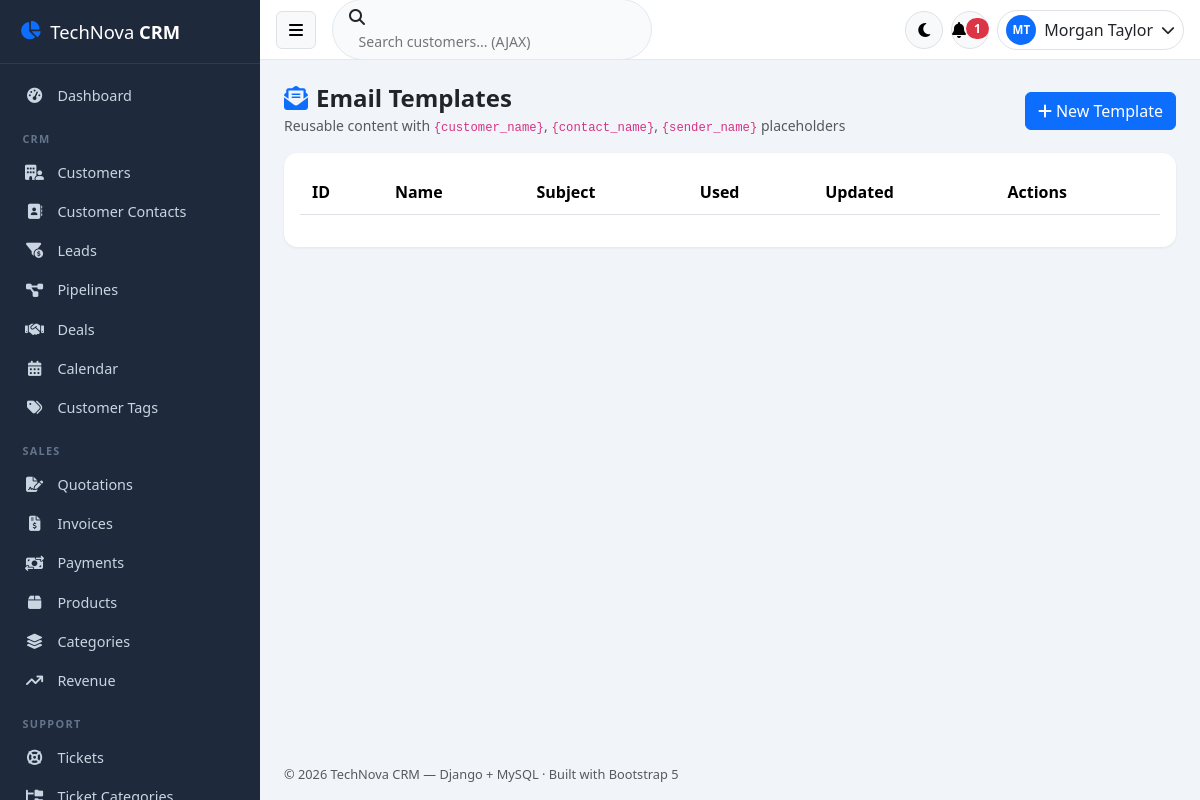
The app's page /email/templates/ (signed in) with its own data.
### crm/models.py (models this page shows, shortened)
class User(AbstractBaseUser):
    STATUS_CHOICES = [('Active', 'Active'), ('Inactive', 'Inactive'), ('Suspended', 'Suspended')]
    role = models.ForeignKey(Role, on_delete=models.PROTECT, db_column='role_id', null=True)
    first_name = models.CharField(max_length=50)
    last_name = models.CharField(max_length=50)
    username = models.CharField(max_length=50, unique=True)
    email = models.EmailField(max_length=100, unique=True)
    phone = models.CharField(max_length=20, blank=True, default='')
    avatar = models.ImageField(upload_to='avatars/', blank=True, null=True)
    address = models.CharField(max_length=255, blank=True, default='')
    status = models.CharField(max_length=20, choices=STATUS_CHOICES, default='Active')
    last_login = models.DateTimeField(blank=True, null=True)
    remember_token = models.CharField(max_length=100, blank=True, default='')
    created_at = models.DateTimeField(auto_now_add=True)
    updated_at = models.DateTimeField(auto_now=True)
    objects = UserManager()
    USERNAME_FIELD = 'username'
    REQUIRED_FIELDS = ['email', 'first_name', 'last_name']
    class Meta:
        db_table = 'users'
    @property
    def is_active(self):
        return self.status == 'Active'
    @property
    def full_name(self):
        return f'{self.first_name} {self.last_name}'.strip()
    def get_full_name(self):
        return self.full_name

### crm/views/email_views.py (the view)
# urls.py: path('email/templates/', views.template_list, name='email_templates'),
@crm_login_required
def template_list(request):
    return render(request, 'email/templates.html')

### crm/context_processors.py (called while the page is built)
def globals(request):
    try:
        setting = Setting.objects.first()
    except Exception:
        setting = None
    unread_notifications = 0
    try:
        if request.user.is_authenticated:
            unread_notifications = Notification.objects.filter(user=request.user, is_read=False).count()
    except Exception:
        unread_notifications = 0
    return {
        'app_setting': setting,
        'unread_notifications': unread_notifications,
        'currency_symbol': '$',
    }

### crm/templatetags/crm_extras.py (called while the page is built)
@register.simple_tag
def static_v(path):
    from django.conf import settings
    import time
    url = static(path)
    try:
        for root in [getattr(settings, 'BASE_DIR', None)] + list(getattr(settings, 'STATICFILES_DIRS', [])):
            candidate = root / path if root else None
            if candidate and candidate.exists():
                return f'{url}?v={int(candidate.stat().st_mtime)}'
    except Exception:
        pass
    return url

### templates/email/templates.html (shortened to what this page needs)
{% extends 'base.html' %}
{% block content %}
<div class="d-flex justify-content-between align-items-center mb-3">
    <div>
        <h4 class="fw-bold mb-0"><i class="fa-solid fa-envelope-open-text text-primary me-2"></i>Email Templates</h4>
        <small class="text-muted">Reusable content with <code>{{ '{customer_name}' }}</code>,
            <code>{{ '{contact_name}' }}</code>, <code>{{ '{sender_name}' }}</code> placeholders</small>
    </div>
    <button class="btn btn-primary" onclick="openTplModal()"><i class="fa-solid fa-plus me-1"></i>New Template</button>
</div>
<div class="card"><div class="card-body">
<table id="tplTable" class="table table-hover w-100" style="width:100%">
    <thead><tr><th>ID</th><th>Name</th><th>Subject</th><th>Used</th><th>Updated</th><th class="no-export">Actions</th></tr></thead>
</table>
</div></div>
{% endblock %}

### templates/base.html (shortened to what this page needs)
{% load static crm_extras %}
<!DOCTYPE html>
<html lang="en" data-bs-theme="light">
<head>
    <link href="https://cdn.jsdelivr.net/npm/bootstrap@5.3.3/dist/css/bootstrap.min.css" rel="stylesheet">
    <link href="{% static 'vendor/fontawesome/css/all.min.css' %}" rel="stylesheet">
    <link href="https://cdn.datatables.net/1.13.11/css/dataTables.bootstrap5.min.css" rel="stylesheet">
    <link href="https://cdn.datatables.net/buttons/2.4.2/css/buttons.bootstrap5.min.css" rel="stylesheet">
    <link href="https://cdn.jsdelivr.net/npm/fullcalendar@6.1.15/index.global.min.css" rel="stylesheet">
    <link rel="stylesheet" href="{% static_v 'css/style.css' %}">
</head>
<body class="{% if request.COOKIES.theme == 'dark' %}dark-mode{% endif %}">
<div class="sidebar" id="sidebar">
    <div class="sidebar-brand">
        <i class="fa-solid fa-chart-pie text-primary"></i>
        <span>TechNova <b>CRM</b></span>
    </div>
    {% if request.user.is_authenticated %}
    <ul class="sidebar-nav" id="sidebarNav">
        <li class="nav-item {% if request.path == '/' %}active{% endif %}">
            <a href="/" class="nav-link"><i class="fa-solid fa-gauge-high"></i><span>Dashboard</span></a>
        </li>
        <li class="nav-title">CRM</li>
        <li class="nav-item {% if '/customers' in request.path %}active{% endif %}">
            <a href="/customers/" class="nav-link"><i class="fa-solid fa-building-user"></i><span>Customers</span></a>
        </li>
        <li class="nav-item {% if '/contacts' in request.path and 'lead' not in request.path %}active{% endif %}">
            <a href="/contacts/" class="nav-link"><i class="fa-solid fa-address-book"></i><span>Customer Contacts</span></a>
        </li>
        <li class="nav-item {% if '/leads' in request.path %}active{% endif %}">
            <a href="/leads/" class="nav-link"><i class="fa-solid fa-filter-circle-dollar"></i><span>Leads</span></a>
        </li>
        <li class="nav-item {% if '/pipelines' in request.path %}active{% endif %}">
            <a href="/pipelines/" class="nav-link"><i class="fa-solid fa-diagram-project"></i><span>Pipelines</span></a>
        </li>
        <li class="nav-item {% if '/deals' in request.path %}active{% endif %}">
            <a href="/deals/" class="nav-link"><i class="fa-solid fa-handshake"></i><span>Deals</span></a>
        </li>
        <li class="nav-item {% if '/calendar' in request.path %}active{% endif %}">
            <a href="/calendar/" class="nav-link"><i class="fa-solid fa-calendar-days"></i><span>Calendar</span></a>
        </li>
        <li class="nav-item {% if '/tags' in request.path %}active{% endif %}">
            <a href="/tags/" class="nav-link"><i class="fa-solid fa-tags"></i><span>Customer Tags</span></a>
        </li>
        <li class="nav-title">Sales</li>
        <li class="nav-item {% if '/quotes' in request.path %}active{% endif %}">
            <a href="/quotes/" class="nav-link"><i class="fa-solid fa-file-signature"></i><span>Quotations</span></a>
        </li>
        <li class="nav-item {% if '/invoices' in request.path %}active{% endif %}">
            <a href="/invoices/" class="nav-link"><i class="fa-solid fa-file-invoice-dollar"></i><span>Invoices</span></a>
        </li>
        <li class="nav-item {% if '/payments' in request.path %}active{% endif %}">
            <a href="/payments/" class="nav-link"><i class="fa-solid fa-money-bill-transfer"></i><span>Payments</span></a>
        </li>
        <li class="nav-item {% if '/products' in request.path %}active{% endif %}">
            <a href="/products/" class="nav-link"><i class="fa-solid fa-box"></i><span>Products</span></a>
        </li>
        <li class="nav-item {% if '/categories' in request.path %}active{% endif %}">
            <a href="/categories/" class="nav-link"><i class="fa-solid fa-layer-group"></i><span>Categories</span></a>
        </li>
        <li class="nav-item {% if '/reports/revenue' in request.path %}active{% endif %}">
            <a href="/reports/revenue/" class="nav-link"><i class="fa-solid fa-arrow-trend-up"></i><span>Revenue</span></a>
        </li>
        <li class="nav-title">Support</li>
        <li class="nav-item {% if '/tickets' in request.path and 'categories' not in request.path %}active{% endif %}">
            <a href="/tickets/" class="nav-link"><i class="fa-solid fa-life-ring"></i><span>Tickets</span></a>
        </li>
        <li class="nav-item {% if '/ticket-categories' in request.path %}active{% endif %}">
            <a href="/ticket-categories/" class="nav-link"><i class="fa-solid fa-folder-tree"></i><span>Ticket Categories</span></a>
        </li>
    </ul>
    {% endif %}
</div>
<div class="main-area" id="mainArea">
    <nav class="topbar">
        <button class="btn btn-light border" id="sidebarToggle"><i class="fa-solid fa-bars"></i></button>
        <div class="topbar-search d-none d-md-block">
            <i class="fa-solid fa-magnifying-glass"></i>
            <input type="text" id="globalSearch" placeholder="Search customers... (AJAX)" autocomplete="off">
        </div>
        <div class="ms-auto d-flex align-items-center gap-2">
            <button class="btn btn-light border rounded-circle icon-btn" id="darkModeToggle" title="Toggle dark mode">
                <i class="fa-solid fa-moon"></i>
            </button>
            {% if request.user.is_authenticated %}
            <div class="dropdown">
                <button class="btn btn-light border position-relative rounded-circle icon-btn" data-bs-toggle="dropdown"
                        id="notifBell">
                    <i class="fa-solid fa-bell"></i>
                    <span class="badge bg-danger rounded-pill notif-count {% if not unread_notifications %}d-none{% endif %}"
                          id="notifCount">{{ unread_notifications }}</span>
                </button>
            </div>
            <div class="dropdown">
                <button class="btn d-flex align-items-center gap-2 border rounded-pill py-1 px-2" data-bs-toggle="dropdown">
                    {% if request.user.avatar %}
                    <img src="{{ request.user.avatar.url }}" class="avatar-sm" alt="">
                    {% else %}
                    <span class="avatar-sm avatar-initials bg-primary text-white">{{ request.user.first_name|slice:":1" }}{{ request.user.last_name|slice:":1" }}</span>
                    {% endif %}
                    <span class="d-none d-md-inline">{{ request.user.get_full_name|default:request.user.username }}</span>
                    <i class="fa-solid fa-chevron-down small"></i>
                </button>
            </div>
            {% endif %}
        </div>
    </nav>
    <main class="content p-3 p-lg-4">
        {% block content %}{% endblock %}
    </main>
    <footer class="content-footer text-muted small">
        © {% now "Y" %} TechNova CRM — Django + MySQL · Built with Bootstrap 5
    </footer>
</div>
</body>
</html>

### static/css/style.css (style rules this page uses)
:root { --sidebar-width: 260px; --topbar-height: 60px; --sidebar-bg: #1e293b; --sidebar-hover: #334155; --sidebar-active: #2563eb; }
* { scroll-behavior: smooth; }
body { background: #f1f5f9; font-family: 'Segoe UI', system-ui, -apple-system, sans-serif; transition: background .3s, color .3s; }
.sidebar { position: fixed; inset-block: 0; inset-inline-start: 0; width: var(--sidebar-width); background: var(--sidebar-bg); color: #cbd5e1; z-index: 1040; overflow-y: auto; transition: transform .3s ease; }
.sidebar-brand { display: flex; align-items: center; gap: .6rem; padding: 1.1rem 1.25rem; font-size: 1.15rem; color: #fff; border-bottom: 1px solid rgba(255,255,255,.08); position: sticky; top: 0; background: var(--sidebar-bg); z-index: 5; }
.sidebar-nav { list-style: none; margin: 0; padding: .75rem 0; }
.nav-title { font-size: .68rem; text-transform: uppercase; letter-spacing: .12em; padding: 1rem 1.4rem .35rem; color: #64748b; font-weight: 700; }
.nav-item .nav-link { display: flex; align-items: center; gap: .8rem; padding: .55rem 1.35rem; color: #cbd5e1; text-decoration: none; font-size: .9rem; border-inline-start: 3px solid transparent; transition: all .18s; white-space: nowrap; }
.nav-item .nav-link i { width: 20px; text-align: center; font-size: .95rem; }
.main-area { margin-inline-start: var(--sidebar-width); min-height: 100vh; display: flex; flex-direction: column; transition: margin .3s ease; }
.topbar { height: var(--topbar-height); background: #fff; border-bottom: 1px solid #e2e8f0; display: flex; align-items: center; gap: 1rem; padding-inline: 1rem; position: sticky; top: 0; z-index: 1030; }
.topbar-search { position: relative; display: flex; align-items: center; background: #f8fafc; border: 1px solid #e2e8f0; border-radius: 2rem; padding: .35rem 1rem; width: 320px; }
.topbar-search input { border: none; outline: none; background: transparent; padding-inline-start: .6rem; width: 100%; font-size: .88rem; }
.icon-btn { width: 38px; height: 38px; display: inline-flex; align-items: center; justify-content: center; }
.avatar-sm { width: 30px; height: 30px; border-radius: 50%; object-fit: cover; display: inline-flex; align-items: center; justify-content: center; font-size: .72rem; font-weight: 700; }
.content { flex: 1; }
.content-footer { padding: 1rem 1.5rem; font-size: .8rem; }
.card { border: none; border-radius: .85rem; box-shadow: 0 1px 3px rgba(15, 23, 42, .07); transition: transform .2s, box-shadow .2s; }
.table > :not(caption) > * > * { padding: .65rem .75rem; vertical-align: middle; }

### records on screen
User: user.first_name "M", user.last_name "T", user.get_full_name "Morgan Taylor"

### other values on screen
{{ unread_notifications }} "1"
{{ '{customer_name}' }} "{customer_name}"
{{ '{contact_name}' }} "{contact_name}"
{{ '{sender_name}' }} "{sender_name}"
